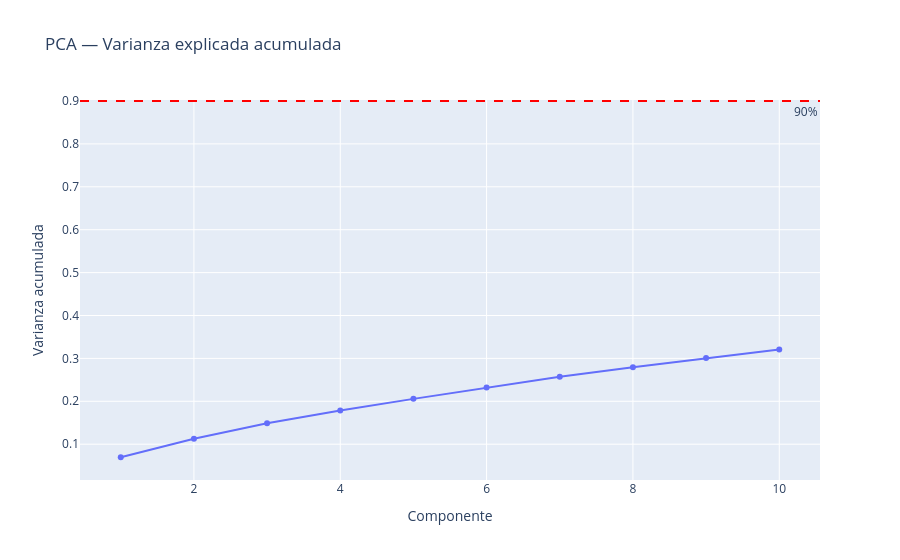

The notebook cell saved with this chart:
### Code cell
df_var = pd.DataFrame({
    "Componente": list(range(1, N_COMPONENTES_PCA + 1)),
    "Varianza acumulada": np.cumsum(pca.explained_variance_ratio_)
})

fig = px.line(df_var, x="Componente", y="Varianza acumulada",
              markers=True, title="PCA — Varianza explicada acumulada")
fig.add_hline(y=0.90, line_dash="dash", line_color="red",
              annotation_text="90%", annotation_position="bottom right")
fig.show()

### Figure 1 — Plotly figure (JSON) as saved in the notebook; plotly's stock layout.template omitted (floating-point values rounded to 4 significant figures)
{"data": [{"hovertemplate": "Componente=%{x}<br>Varianza acumulada=%{y}<extra></extra>", "legendgroup": "", "line": {"color": "#636efa", "dash": "solid"}, "marker": {"symbol": "circle"}, "mode": "lines+markers", "name": "", "orientation": "v", "showlegend": false, "type": "scatter", "x": [1, 2, 3, 4, 5, 6, 7, 8, 9, 10], "xaxis": "x", "y": [0.06957, 0.1127, 0.1489, 0.1783, 0.2056, 0.2323, 0.2572, 0.2792, 0.3007, 0.3207], "yaxis": "y"}], "layout": {"annotations": [{"showarrow": false, "text": "90%", "x": 1, "xanchor": "right", "xref": "x domain", "y": 0.9, "yanchor": "top", "yref": "y"}], "legend": {"tracegroupgap": 0}, "shapes": [{"line": {"color": "red", "dash": "dash"}, "type": "line", "x0": 0, "x1": 1, "xref": "x domain", "y0": 0.9, "y1": 0.9, "yref": "y"}], "title": {"text": "PCA — Varianza explicada acumulada"}, "xaxis": {"anchor": "y", "domain": [0, 1], "title": {"text": "Componente"}}, "yaxis": {"anchor": "x", "domain": [0, 1], "title": {"text": "Varianza acumulada"}}}}
